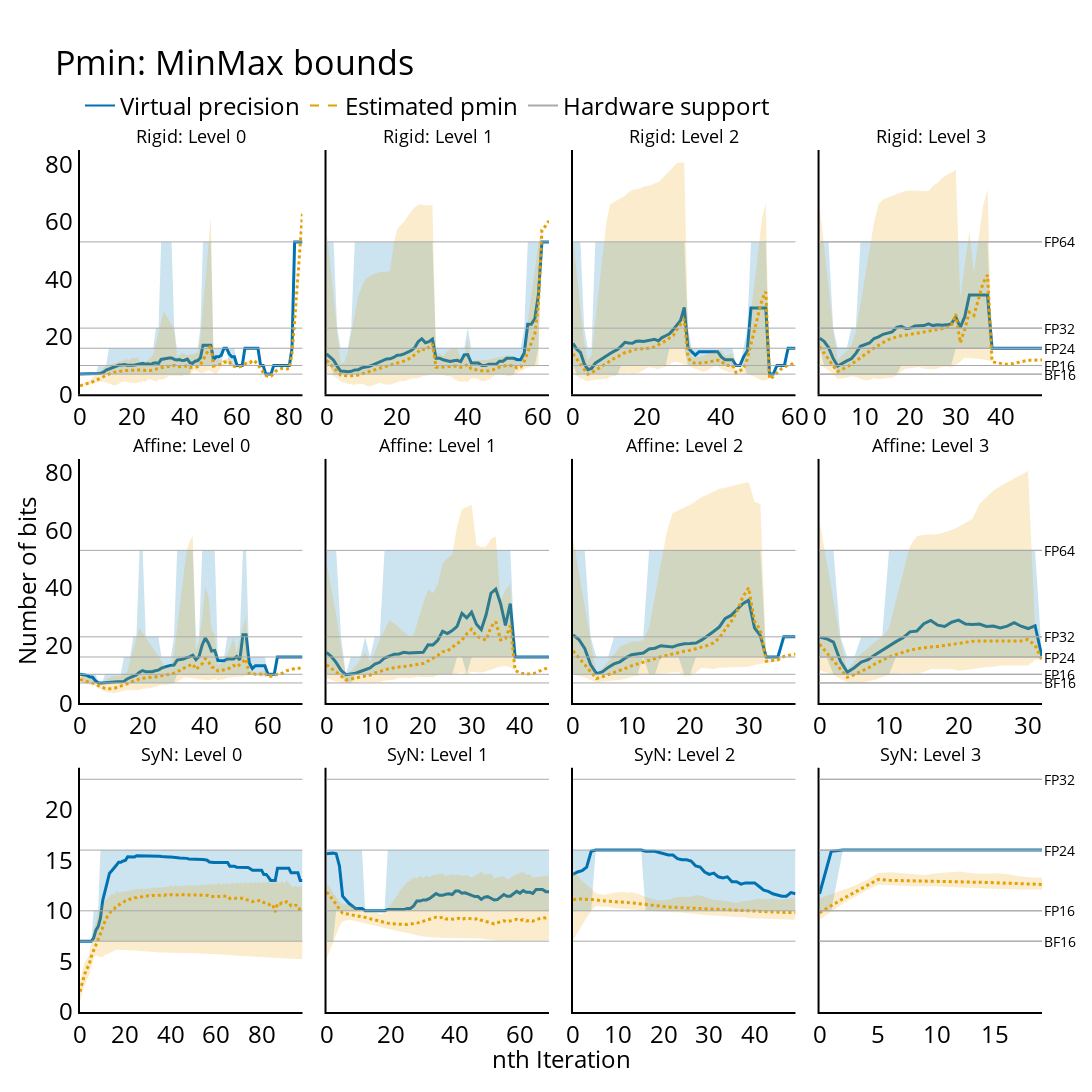
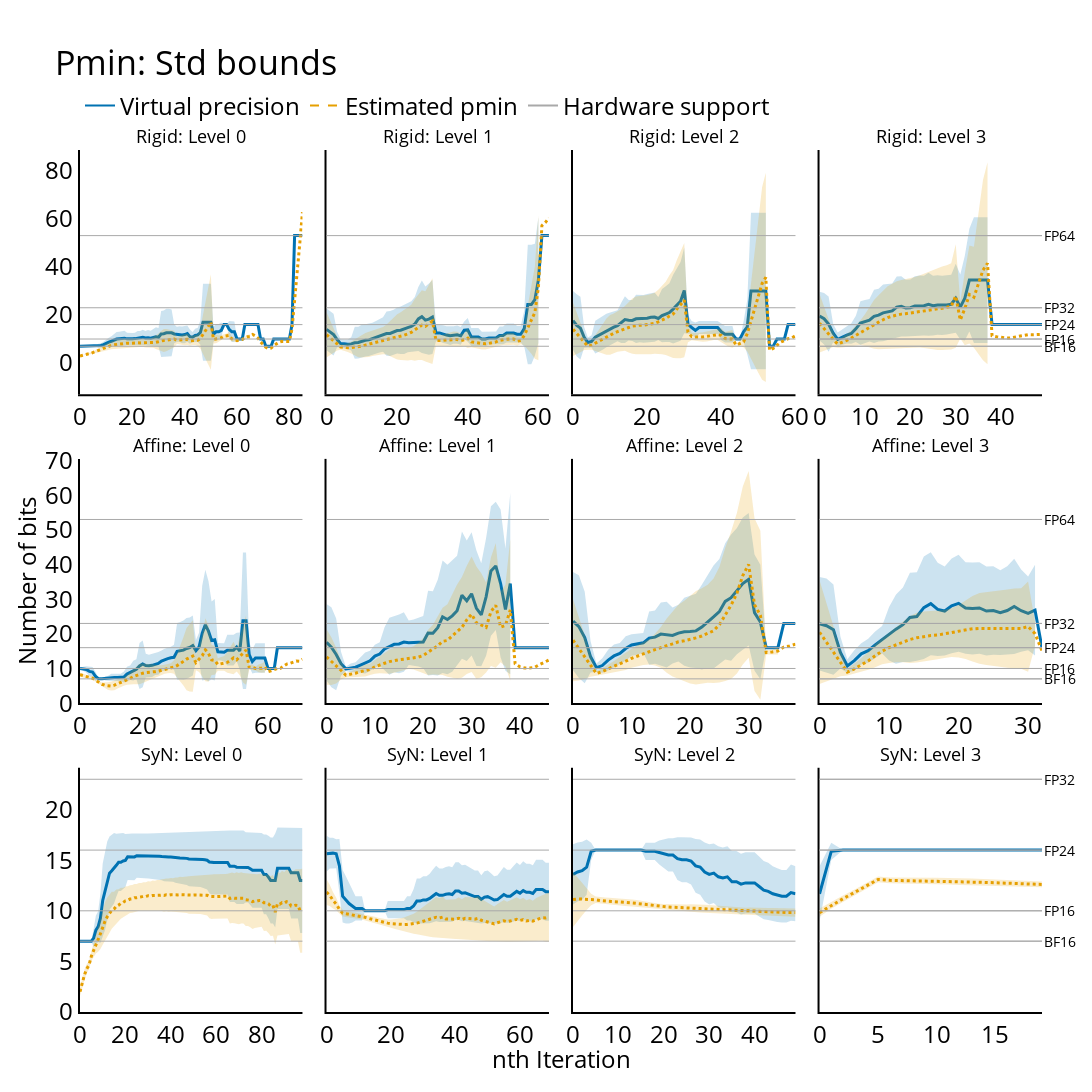

Notebook code cell kept with these figures, in order:
### Code cell
plot_data = all_df[all_df["exp_id"] == EXPERIMENTS.DYNOMP.value]
plot_pmin(
    plot_data,
    trace_fn=trace_minmax,
    title="Pmin: MinMax bounds",
    out_file=FIG_DIR / "pmin_minmax_bounds.png",
)
plot_pmin(
    plot_data,
    trace_fn=trace_std,
    title="Pmin: Std bounds",
    out_file=FIG_DIR / "pmin_std_bounds.png",
)
